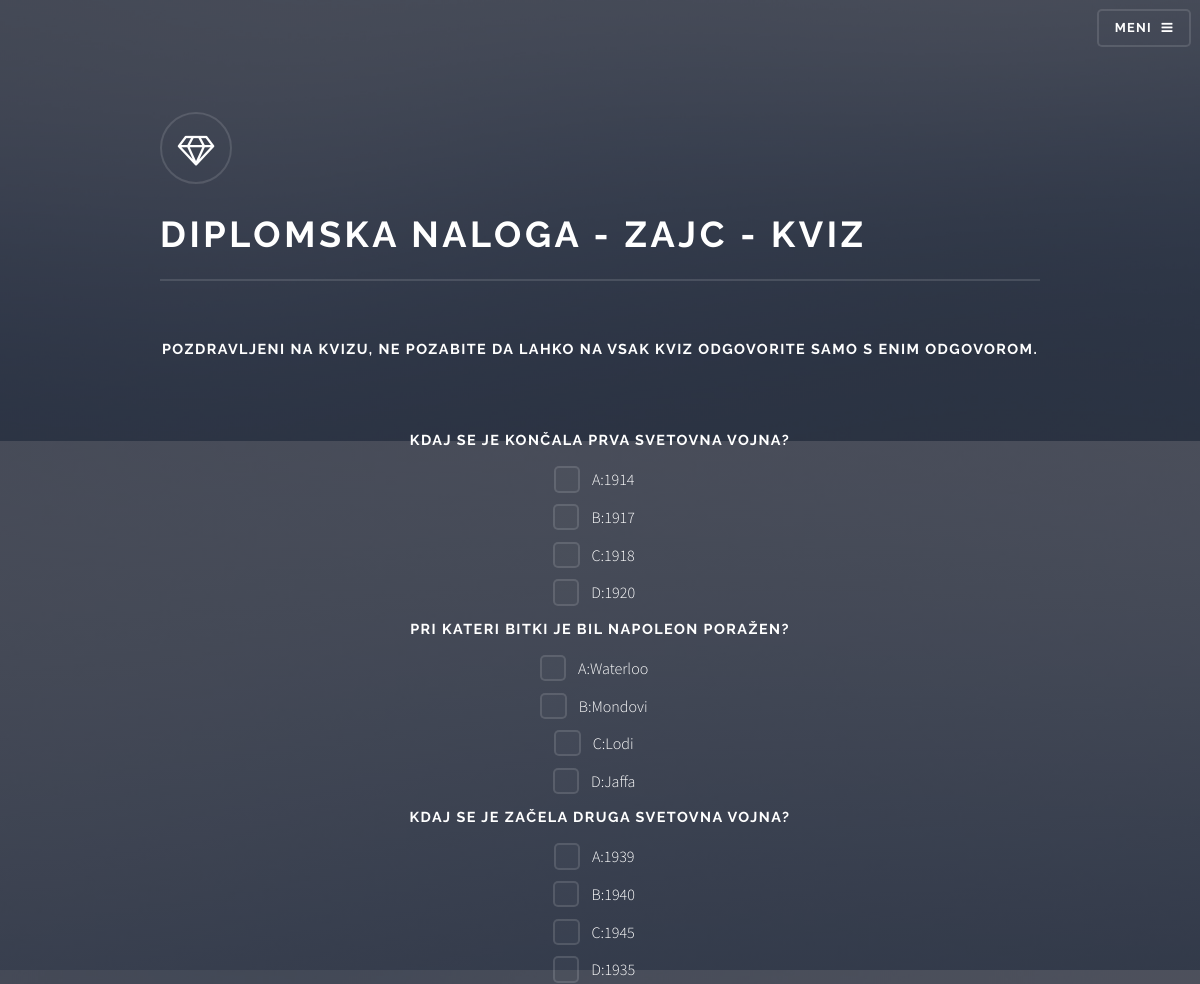
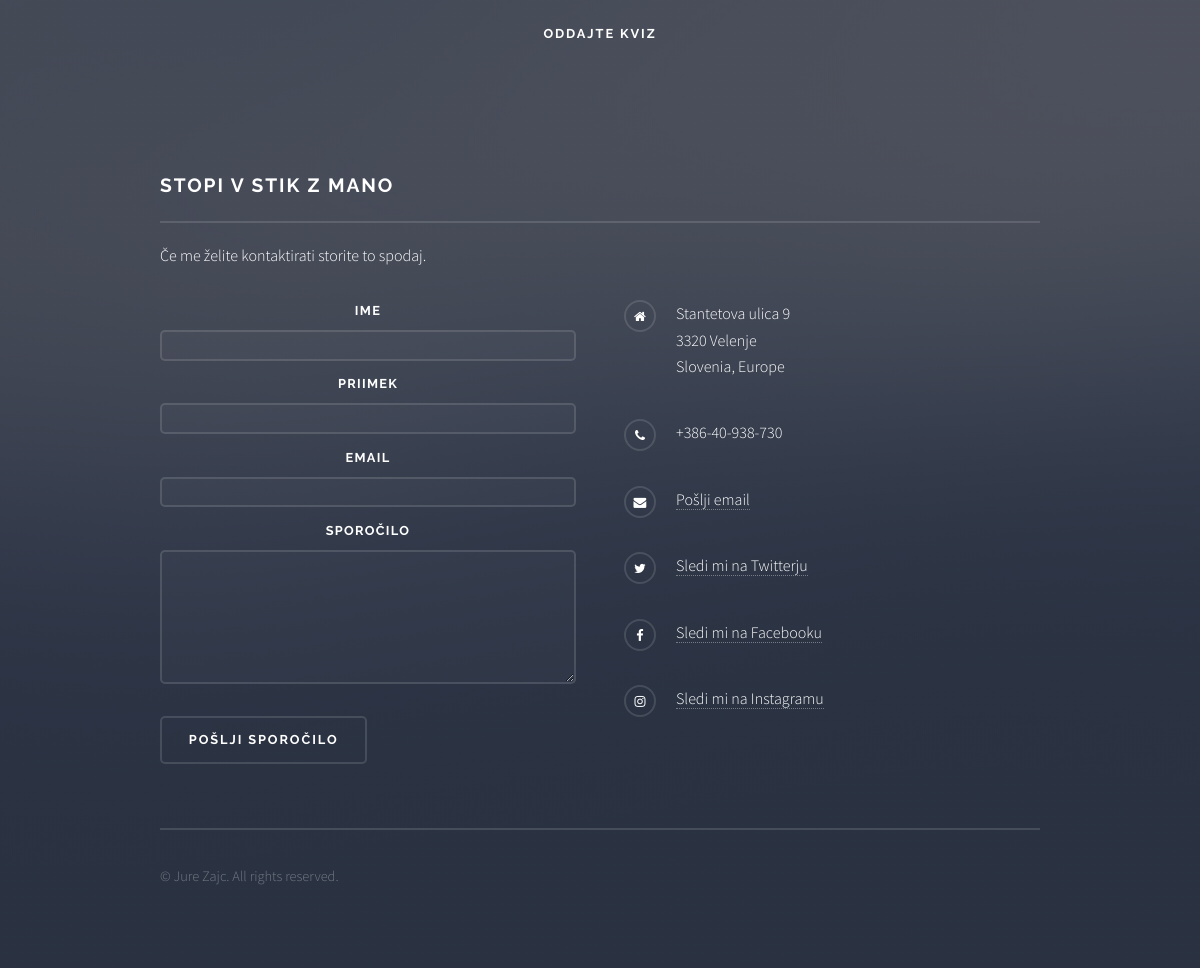
The page /quiz2.php?id=5 on the database its author committed (2 pictures, top to bottom).
### tables this page shows
CREATE TABLE `questions` (
  `ID_questions` int(11) NOT NULL,
  `Question` varchar(255) NOT NULL,
  `answer1` varchar(255) NOT NULL,
  `answer2` varchar(255) NOT NULL,
  `answer3` varchar(255) NOT NULL,
  `answer4` varchar(255) NOT NULL,
  `correct` varchar(255) NOT NULL,
  `ID_quizes` int(11) NOT NULL,
  `ID_users` int(11) NOT NULL
);

### quiz2.php (the view, shortened to what this page needs)
<?php
    include_once './header.php';
    include_once './database.php';
    $ID_quizes = (int) $_GET['id'];
?>
<h3 style="text-align: center">Pozdravljeni na kvizu, ne pozabite da lahko na vsak kviz odgovorite samo s enim odgovorom.</h3>
<form action="test2.php" method="post" style="text-align: center">
    <?php
    $query = "SELECT questions.ID_questions, questions.Question, questions.answer1, questions.answer2,questions.answer3, questions.answer4,quizes.ID_quizes, quizes.since_when, quizes.until, quizes.nmb_question FROM questions INNER JOIN quizes ON quizes.ID_quizes = questions.ID_quizes WHERE questions.ID_quizes = $ID_quizes ORDER BY RAND() ";
    $result = mysqli_query($link, $query);
    $count = 0;
    $stevec = 1;
    $rezultat2 = mysqli_fetch_array($result);
       $del =  (intval($rezultat2['nmb_question'])) ;
    $query4 = "SELECT COUNT(*) as nmb FROM questions WHERE ID_quizes = $ID_quizes ";
    $result4 = mysqli_query($link, $query4);
    $rezultat4 = mysqli_fetch_array($result4);
    $test9 = (int) $rezultat4['nmb'];
    while($stevec <= $del) {
        $stevec++;
        $rezultat = mysqli_fetch_array($result);
            if ($rezultat['Question'] != NULL){
                if ($rezultat['ID_quizes'] == $ID_quizes){
                        echo '<h3 style = "text-align: center">';
                        echo $rezultat['Question'];
                        echo '</h3>';
                        echo '<div style = "text-align:center">';
                        echo '<label for="['.$count.']">'.$rezultat['answer1'];
                        echo '</label>';
                        echo '</div>';
                        $count++;
                        echo '<div style = "text-align:center">';
                        echo '<label for="['.$count.']">'.$rezultat['answer2'];
                        echo '</label>';
                        echo '</div>';
                        $count++;
                        echo '<div style = "text-align:center">';
                        echo '<label for="['.$count.']">'.$rezultat['answer3'];
                        echo '</label>';
                        echo '</div>';
                        $count++;
                        echo '<div style = "text-align:center">';
                        echo '<label for="['.$count.']">'.$rezultat['answer4'];
                        echo '</label>';
                        echo '</div>';
                        $count++;
                    }
                }
        }
        if ($test9 != 0 && $test9 >= $del){
        echo '<input type="submit" value="Oddajte kviz" />';}
    echo '</form>';
?>
 <?php
     include_once './footer.php';
    ?>

### assets/css/main.css (style rules this page uses)
html, body, div, span, applet, object, iframe, h1, h2, h3, h4, h5, h6, p, blockquote, pre, a, abbr, acronym, address, big, cite, code, del, dfn, em, img, ins, kbd, q, s, samp, small, strike, strong, sub, sup, tt, var, b, u, i, center, dl, dt, dd, ol, ul, li, fieldset, form, label, legend, table, caption, tbody, tfoot, thead, tr, th, td, article, aside, canvas, details, embed, figure, figcaption, footer, header, hgroup, menu, nav, output, ruby, section, summary, time, mark, audio, video { margin: 0; padding: 0; border: 0; font-size: 100%; font: inherit; vertical-align: baseline; }
body { line-height: 1; }
body { -webkit-text-size-adjust: none; }
*, *:before, *:after { -moz-box-sizing: border-box; -webkit-box-sizing: border-box; box-sizing: border-box; }
body { -ms-overflow-style: scrollbar; }
body { background-color: #2e3141; background-image: linear-gradient(to top, rgba(46, 49, 65, 0.8), rgba(46, 49, 65, 0.8)), url("../../images/bg.jpg"); background-size: auto, cover; background-attachment: fixed, fixed; background-position: center, center; }
body, input, select, textarea { color: #ffffff; font-family: "Source Sans Pro", Helvetica, sans-serif; font-size: 16.5pt; font-weight: 300; line-height: 1.65; }
@media screen and (max-width: 1680px) { body, input, select, textarea { font-size: 13pt; } }
@media screen and (max-width: 1280px) { body, input, select, textarea { font-size: 12pt; } }
h1, h2, h3, h4, h5, h6 { color: #ffffff; font-family: Raleway, Helvetica, sans-serif; font-weight: 700; letter-spacing: 0.1em; margin: 0 0 1em 0; text-transform: uppercase; }
h3 { font-size: 0.9em; }
form { margin: 0 0 2em 0; }
form > :last-child { margin-bottom: 0; }
label { color: #ffffff; display: block; font-family: Raleway, Helvetica, sans-serif; font-size: 0.8em; font-weight: 700; letter-spacing: 0.1em; margin: 0 0 0.7em 0; text-transform: uppercase; text-align: center; }
input[type="checkbox"] + label, input[type="radio"] + label { text-decoration: none; color: #ffffff; cursor: pointer; display: inline-block; font-size: 1em; font-family: "Source Sans Pro", Helvetica, sans-serif; text-transform: none; letter-spacing: 0; font-weight: 300; padding-left: 2.4em; padding-right: 0.75em; position: relative; text-align: center; }
input[type="checkbox"] + label:before, input[type="radio"] + label:before { -moz-osx-font-smoothing: grayscale; -webkit-font-smoothing: antialiased; font-family: FontAwesome; font-style: normal; font-weight: normal; text-transform: none !important; }
input[type="checkbox"] + label:before, input[type="radio"] + label:before { background: rgba(255, 255, 255, 0.025); border-radius: 5px; border: solid 2px rgba(255, 255, 255, 0.125); content: ''; display: inline-block; height: 1.65em; left: 0; line-height: 1.58125em; position: absolute; text-align: center; top: 0; width: 1.65em; }
input[type="checkbox"] + label:before { border-radius: 5px; }
input[type="submit"], input[type="reset"], input[type="button"], button, .button { -moz-appearance: none; -webkit-appearance: none; -ms-appearance: none; appearance: none; -moz-transition: background-color 0.2s ease-in-out; -webkit-transition: background-color 0.2s ease-in-out; -ms-transition: background-color 0.2s ease-in-out; transition: background-color 0.2s ease-in-out; background-color: transparent; border-radius: 5px; border: 0; box-shadow: inset 0 0 0 2px rgba(255, 255, 255, 0.125); color: #ffffff !important; cursor: pointer; display: inline-block; font-family: Raleway, Helvetica, sans-serif; font-size: 0.8em; font-weight: 700; height: 3.75em; letter-spacing: 0.15em; line-height: 3.75em; padding: 0 2.25em; text-align: center; text-decoration: none; text-transform: uppercase; white-space: nowrap; margin: auto; display: block; }

### rows shown on the page
questions: Question "KDAJ SE JE KONČALA PRVA SVETOVNA VOJNA?", answer1 "A:1914", answer2 "B:1917", answer3 "C:1918", answer4 "D:1920"
questions: Question "PRI KATERI BITKI JE BIL NAPOLEON PORAŽEN?", answer1 "A:Waterloo", answer2 "B:Mondovi", answer3 "C:Lodi", answer4 "D:Jaffa"
questions: Question "KDAJ SE JE ZAČELA DRUGA SVETOVNA VOJNA?", answer1 "A:1939", answer2 "B:1940", answer3 "C:1945", answer4 "D:1935"
